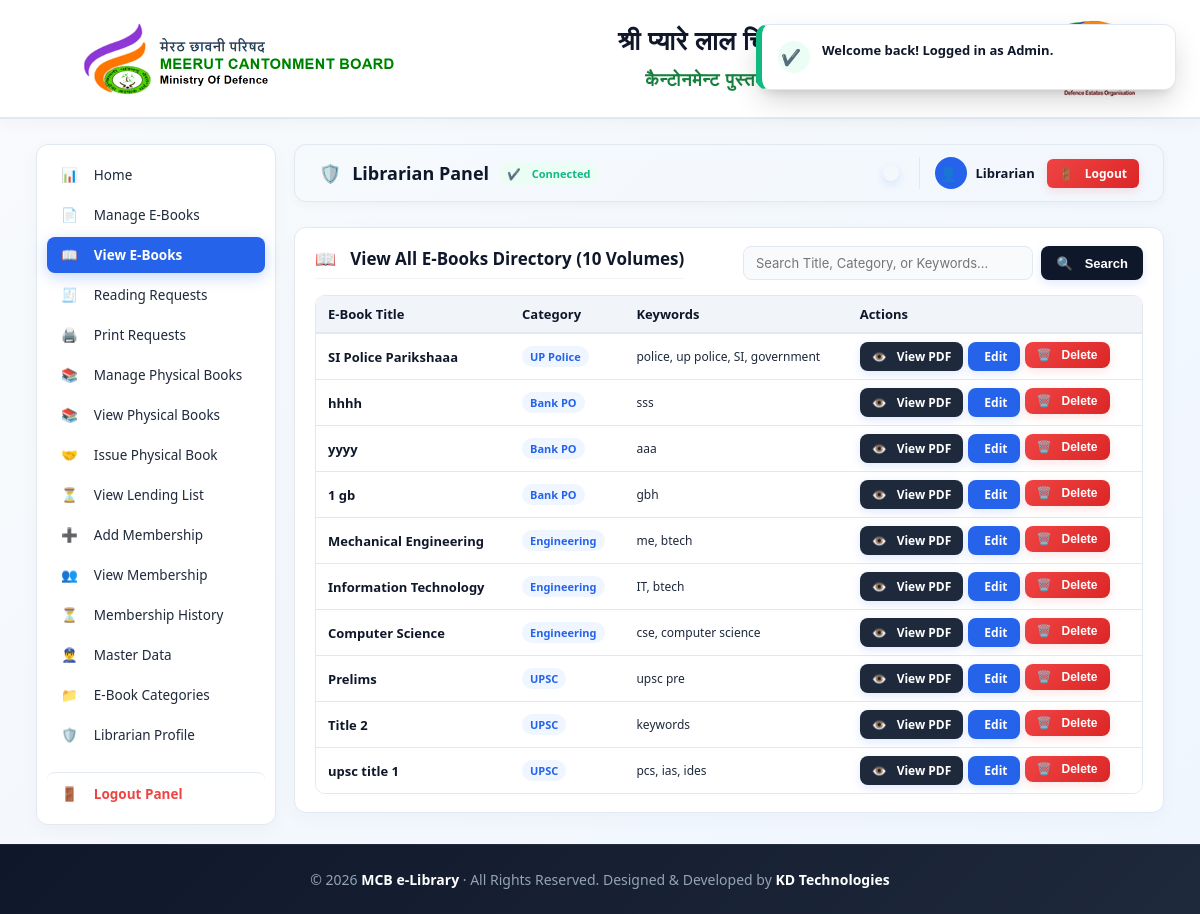
/index.php?action=admin&tab=view_ebooks (signed in), run on the app's committed database.
### tables this page shows
CREATE TABLE `ebooks` (
  `id` int(11) NOT NULL,
  `category_id` int(11) NOT NULL,
  `title` varchar(255) NOT NULL,
  `keywords` varchar(500) DEFAULT NULL,
  `pdf_file` varchar(255) NOT NULL,
  `created_at` timestamp NULL DEFAULT current_timestamp()
);

CREATE TABLE `categories` (
  `id` int(11) NOT NULL,
  `name` varchar(100) NOT NULL,
  `created_at` timestamp NULL DEFAULT current_timestamp()
);

### config.php (called while the page is built, shortened)
<?php
function e($v){ return htmlspecialchars((string)$v, ENT_QUOTES, 'UTF-8'); }
?>

### app/views/admin/view_ebooks.php (the view, shortened to what this page needs)
<?php
$e_search = trim($_GET['e_search'] ?? '');
$e_page = max(1, (int)($_GET['e_page'] ?? 1));
$e_limit = 10;
$where_clause = "";
$params = [];
$types = "";
if ($e_search !== '') {
    $count_stmt = $db->prepare("SELECT COUNT(*) c FROM ebooks e JOIN categories c ON c.id = e.category_id $where_clause");
    $count_stmt->bind_param($types, ...$params);
    $count_stmt->execute();
    $total_ebooks = (int)($count_stmt->get_result()->fetch_assoc()['c'] ?? 0);
    $count_stmt->close();
} else {
    $total_ebooks = (int)($db->query("SELECT COUNT(*) c FROM ebooks")->fetch_assoc()['c'] ?? 0);
}
$e_offset = ($e_page - 1) * $e_limit;
if ($e_search !== '') {
    $stmt = $db->prepare("SELECT e.*, c.name category FROM ebooks e JOIN categories c ON c.id = e.category_id $where_clause ORDER BY e.id DESC LIMIT ? OFFSET ?");
    $types_limit = $types . "ii";
    $bind_params = array_merge($params, [$e_limit, $e_offset]);
    $stmt->bind_param($types_limit, ...$bind_params);
} else {
    $stmt = $db->prepare("SELECT e.*, c.name category FROM ebooks e JOIN categories c ON c.id = e.category_id ORDER BY e.id DESC LIMIT ? OFFSET ?");
    $stmt->bind_param("ii", $e_limit, $e_offset);
}
$stmt->execute();
$ebooks_result = $stmt->get_result();
?>
<div class="card">
    <div style="display:flex; justify-content:space-between; align-items:center; flex-wrap:wrap; gap:15px; margin-bottom:15px;">
        <h3 style="margin:0;"><i class="fa-solid fa-book-open"></i> View All E-Books Directory (<?= $total_ebooks ?> Volumes)</h3>
        <form method="get" style="margin:0; display:flex; gap:8px; width:100%; max-width:400px;">
            <input type="text" name="e_search" value="<?= e($e_search) ?>" placeholder="Search Title, Category, or Keywords..." style="margin:0; font-size:13px; padding:8px 12px; flex:1;">
            <button class="btn" style="padding:8px 15px; margin:0; background:var(--navy-dark);"><i class="fa-solid fa-magnifying-glass"></i> Search</button>
        </form>
    </div>
    <div class="table-responsive">
        <table id="viewEbooksTable">
            <thead>
                <tr>
                    <th>E-Book Title</th>
                    <th>Category</th>
                    <th>Keywords</th>
                    <th>Actions</th>
                </tr>
            </thead>
            <tbody>
                <?php if ($ebooks_result->num_rows === 0): ?>
                    <tr>
                        <td colspan="4" style="text-align:center; padding:30px; color:var(--text-muted);">
                            <i class="fa-solid fa-triangle-exclamation" style="font-size:24px; margin-bottom:10px; display:block;"></i>
                            No e-books found matching your search criteria.
                        </td>
                    </tr>
                <?php else: ?>
                    <?php while($r = $ebooks_result->fetch_assoc()): ?>
                        <tr>
                            <td style="font-weight:600; color:var(--navy-dark);"><?= e($r['title']) ?></td>
                            <td><span class="badge badge-blue" style="font-size:11px; padding:3px 8px; font-weight:600;"><?= e($r['category']) ?></span></td>
                            <td style="font-size:12px; color:var(--text-secondary);"><?= e($r['keywords'] ?: '—') ?></td>
                            <td>
                                <div style="display:flex; gap:5px;">
                                    <a class="btn" style="background:var(--navy-light); padding:6px 12px; font-size:12px; display:inline-flex; align-items:center; gap:4px;" href="?action=view_pdf_content&id=<?= $r['id'] ?>" target="_blank"><i class="fa-solid fa-eye"></i> View PDF</a>
                                    <a class="btn" style="background:var(--primary); padding:6px 12px; font-size:12px; display:inline-flex; align-items:center; gap:4px;" href="?action=admin&tab=ebooks&edit=<?= $r['id'] ?>"><i class="fa-solid fa-pen-to-square"></i> Edit</a>
                                    <form method="post" action="?action=delete_ebook" class="delete-form" style="display:inline; margin:0;">
                                        <button class="danger btn btn-danger" type="submit" style="padding:6px 12px; font-size:12px; display:inline-flex; align-items:center; gap:4px;"><i class="fa-solid fa-trash-can"></i> Delete</button>
                                    </form>
                                </div>
                            </td>
                        </tr>
                    <?php endwhile; ?>
                <?php endif; ?>
            </tbody>
        </table>
    </div>
</div>

### app/views/layout/header.php (style rules this page uses)
:root { --primary: #2563eb; --primary-hover: #1d4ed8; --bg-slate: #f8fafc; --bg-card: #ffffff; --navy-dark: #0f172a; --navy-light: #1e293b; --text-dark: #1e293b; --text-muted: #64748b; --border-color: #e2e8f0; --accent-green: #10b981; --accent-red: #ef4444; --accent-orange: #f59e0b; }
* { box-sizing: border-box; transition: all 0.2s ease-in-out; }
body { margin: 0; font-family: system-ui, -apple-system, "Segoe UI", Roboto, Helvetica, Arial, sans-serif; background: linear-gradient(135deg, #f8fafc, #eff6ff); color: var(--text-dark); min-height: 100vh; display: flex; flex-direction: column; }
h1, h2, h3, h4, strong { font-family: system-ui, -apple-system, "Segoe UI", Roboto, Helvetica, Arial, sans-serif; color: var(--navy-dark); }
.card { background: var(--bg-card); padding: 18px 20px; border-radius: 12px; border: 1px solid var(--border-color); box-shadow: 0 6px 20px rgba(22, 52, 91, 0.03); margin-bottom: 16px; position: relative; overflow: hidden; }
.card::before { content: ''; position: absolute; top: 0; left: 0; width: 100%; height: 4px; background: linear-gradient(90deg, var(--primary), #60a5fa); opacity: 0; }
.card h3 { margin-top: 0; font-size: 17px; font-weight: 600; border-bottom: 1px solid #f1f5f9; padding-bottom: 8px; margin-bottom: 14px; display: flex; align-items: center; gap: 8px; }
input, select, textarea { width: 100%; padding: 8px 12px; margin: 4px 0 12px 0; border: 1px solid var(--border-color); border-radius: 8px; background-color: #f8fafc; font-family: 'Inter', sans-serif; font-size: 13.5px; }
button, .btn { background: linear-gradient(135deg, var(--primary), var(--primary-hover)); color: white; border: 0; padding: 8px 18px; border-radius: 8px; font-weight: 600; cursor: pointer; text-decoration: none; display: inline-flex; align-items: center; justify-content: center; gap: 6px; font-size: 13px; box-shadow: 0 3px 10px rgba(37, 99, 235, 0.15); }
.btn-danger, .btn.danger { background: linear-gradient(135deg, #ef4444, #dc2626); box-shadow: 0 3px 10px rgba(239, 68, 68, 0.15); }
.table-responsive { overflow-x: auto; border-radius: 10px; border: 1px solid var(--border-color); margin-top: 10px; }
table { width: 100%; border-collapse: collapse; font-size: 13px; background: #ffffff; }
th { background: #f1f5f9; color: var(--navy-dark); font-weight: 600; padding: 9px 12px; text-align: left; border-bottom: 2px solid var(--border-color); }
td { padding: 8px 12px; border-bottom: 1px solid var(--border-color); color: var(--text-dark); }
tr:last-child td { border-bottom: none; }
.badge { display: inline-flex; align-items: center; padding: 5px 12px; border-radius: 30px; font-size: 12px; font-weight: 600; gap: 5px; }
.badge-blue { background: #eff6ff; color: var(--primary); }

### data on the page
ebooks: title "SI Police Parikshaaa", category.name "UP Police", keywords "police, up police, SI, government"
ebooks: title "hhhh", category.name "Bank PO", keywords "sss"
ebooks: title "yyyy", category.name "Bank PO", keywords "aaa"
ebooks: title "1 gb", category.name "Bank PO", keywords "gbh"
ebooks: title "Mechanical Engineering", category.name "Engineering", keywords "me, btech"
ebooks: title "Information Technology", category.name "Engineering", keywords "IT, btech"
ebooks: title "Computer Science", category.name "Engineering", keywords "cse, computer science"
ebooks: title "Prelims", category.name "UPSC", keywords "upsc pre"
ebooks: title "Title 2", category.name "UPSC", keywords "keywords"
ebooks: title "upsc title 1", category.name "UPSC", keywords "pcs, ias, ides"

### other printed values
$_SESSION['admin_user'] "Librarian"
$total_ebooks "10"
